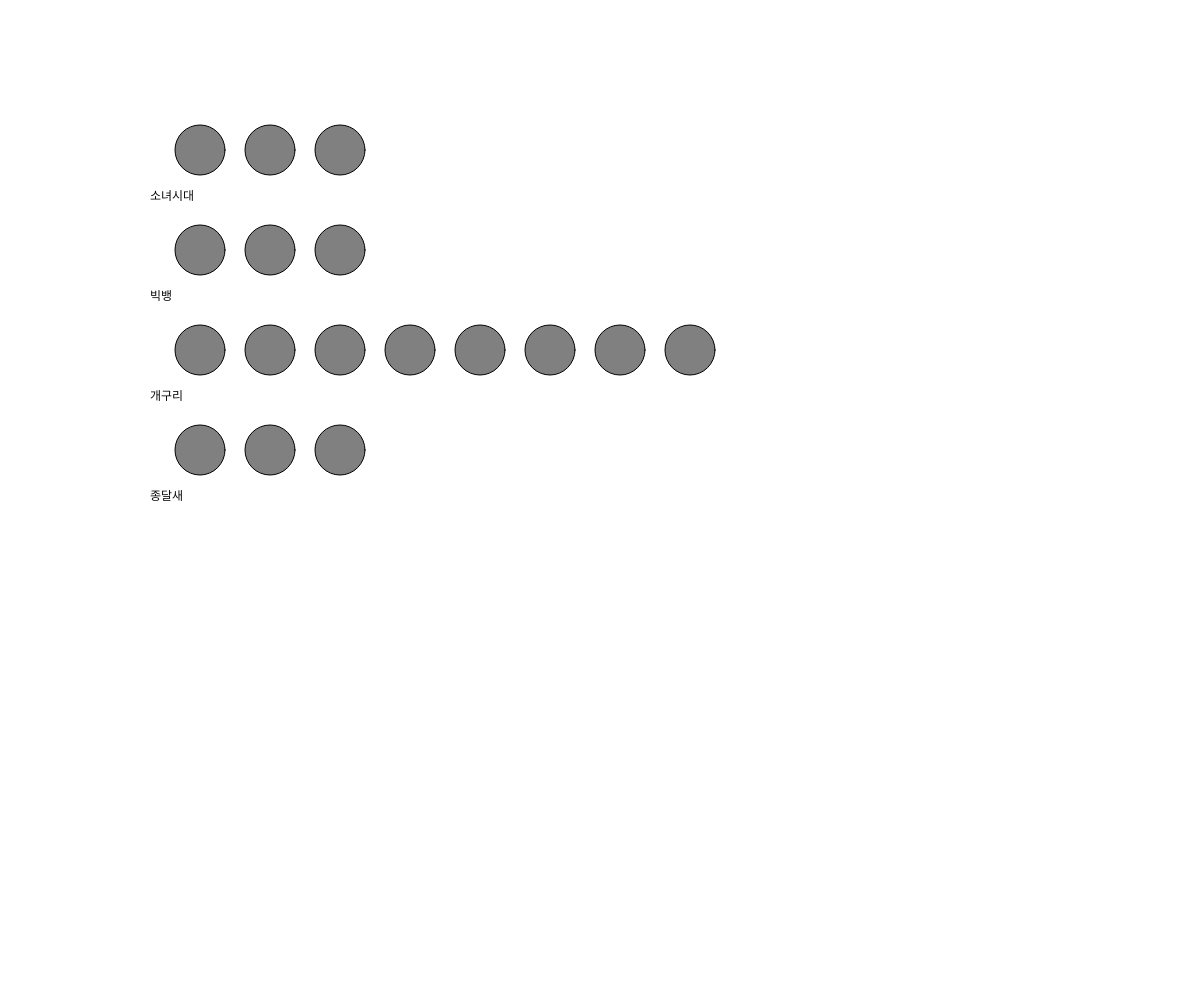
Frame 1 (no input)
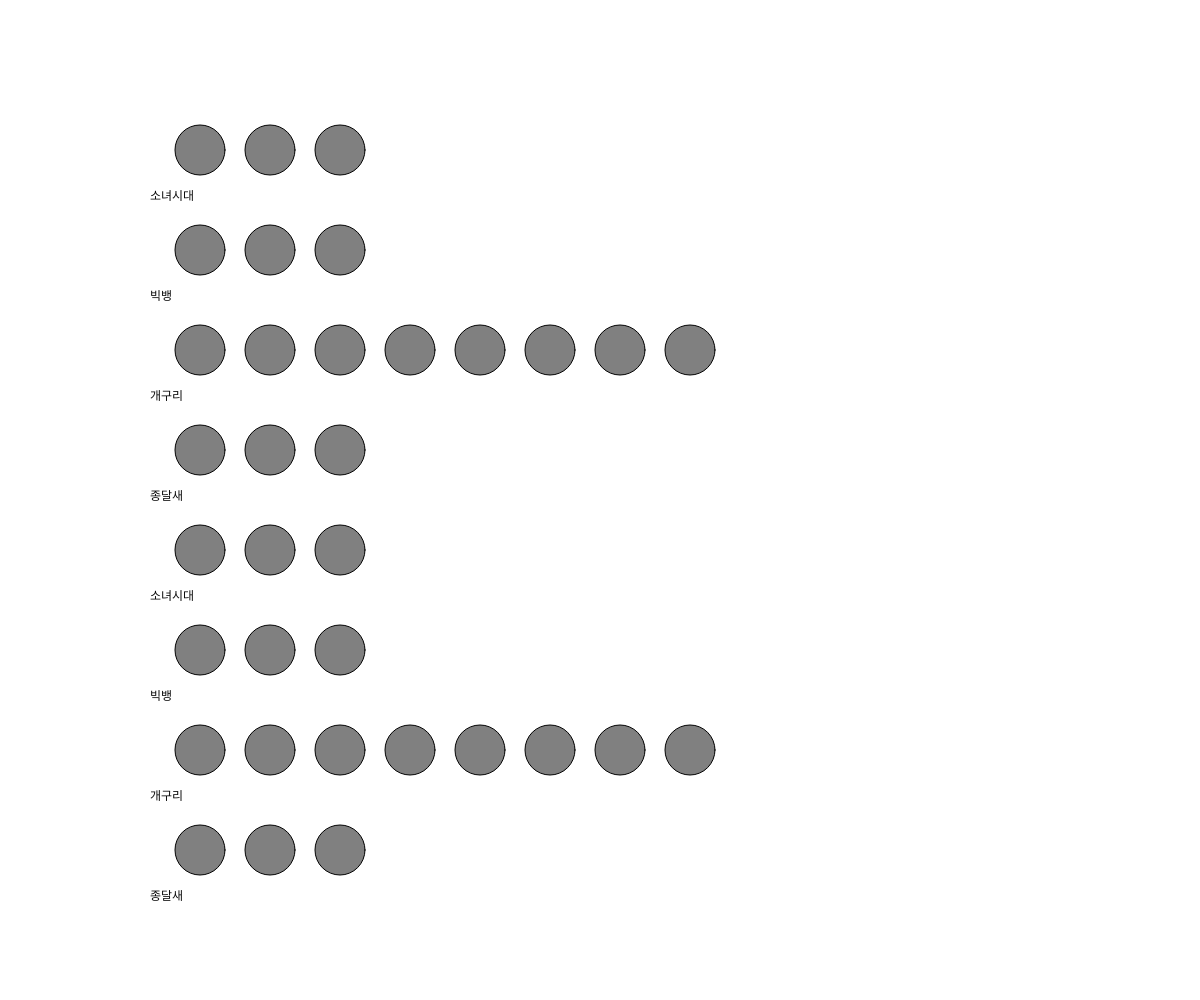
Frame 2 (the mouse pressed at the canvas centre, redrawn once)

The p5.js sketch that drew these frames (run headless with seeded random() and noise() and a simulated clock; the mouse was pressed at the canvas centre and the sketch redrawn once):

// p5.js sketch
// ── sketch.js
   
  function setup() {
        createCanvas(windowWidth, windowHeight);
        background(255);
        noLoop();
        //루프 안함 
  }

  function draw() {
    //시각화("데이터", 스티커개수);
        시각화("소녀시대", 3);        
        시각화("빅뱅", 3);
        시각화("개구리", 8);
        시각화("종달새", 3);
       
  }




// ── sketch_for.js
var 스티커갯수; 
var 높이 = 50;
var 간격 = 100;
  function setup() {
        createCanvas(windowWidth, windowHeight);
        background(255);
        noLoop();
        //루프 안함 
  }

  function draw() {
    //시각화("동물이름", 스티커개수);
        시각화("기린", 1);        
        시각화("하마", 3);
        시각화("개구리", 8);
        시각화("종달새", 3);
        시각화("개미", 4);
        시각화("두꺼비", 7);
        시각화("자라", 5);
  }



  function 시각화(이름, 스티커갯수){
     //설문조사 
        높이 = 높이 + 간격;
        fill(10);
        text(이름, 150, 높이 + 50);
        for (i = 0; i < 스티커갯수; i = i + 1) {
              fill('grey');
              ellipse(200 + i * 70, 높이, 50, 50);
        }
  }
